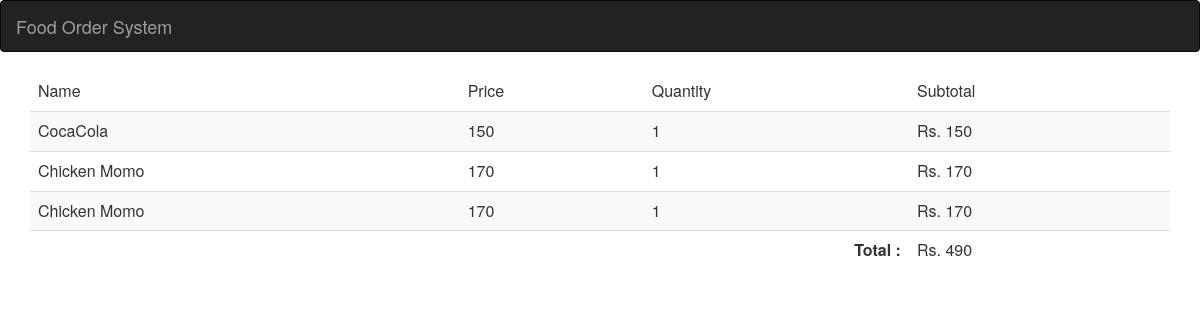
Page /view.php?tabno=3 on the committed database.
### tables this page shows
CREATE TABLE `ordered` (
  `id` int(11) NOT NULL,
  `tableno` int(11) NOT NULL,
  `productid` int(11) NOT NULL,
  `qty` int(11) NOT NULL
);

CREATE TABLE `product` (
  `id` int(11) NOT NULL,
  `catid` int(1) NOT NULL,
  `name` varchar(30) NOT NULL,
  `price` double NOT NULL,
  `image` varchar(150) NOT NULL
);

### view.php (the view, shortened to what this page needs)
<?php
	include 'include/header.php';
	$tno = $_GET['tabno'];
	$total = null;
	$query = "SELECT * FROM ordered WHERE tableno='$tno'";
	$result = mysqli_query($conn,$query);
?>
<head>
</head>
<div class="container">
	<table class="table table-striped">
    <thead>
      <td>Name</td>
      <td>Price</td>
      <td>Quantity</td>
      <td>Subtotal</td>
    </thead>
    <?php
      while ($row = mysqli_fetch_assoc($result)) :
        $id = $row['productid'];
        $q = "SELECT * FROM product where id = '$id'";
        $r = mysqli_query($conn,$q);
        $row1 = mysqli_fetch_assoc($r);
    ?>
    <tr>
      <td>
        <?php echo $row1['name']; ?>
      </td>
      <td>
        <?php echo $row1['price']; ?>
      </td>
      <td><?php echo $row['qty']; ?></td>
      <td>
          <?php
            $stotal = $row['qty'] * $row1['price'];
            echo "Rs. ";
            $total = $total + $stotal;
            echo $stotal;
          ?>
      </td>
    </tr>
    <?php
      endwhile;
    ?>
    <tr>
      <td colspan="3" class="text-right"><b>Total : </b></td>
      <td>Rs. <?php echo $total; ?></td>
    </tr>
  </table>
</div>

### rows in the picture
ordered: productid.name "CocaCola", productid.price "150", qty "1", qty.price "150"
ordered: productid.name "Chicken Momo", productid.price "170", qty "1", qty.price "170"
ordered: productid.name "Chicken Momo", productid.price "170", qty "1", qty.price "170"

### other values in the picture
$total "490"
